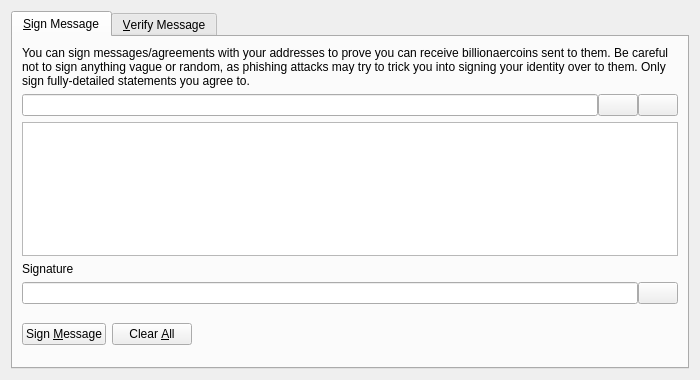
<?xml version="1.0" encoding="UTF-8"?>
<ui version="4.0">
 <class>SignVerifyMessageDialog</class>
 <widget class="QDialog" name="SignVerifyMessageDialog">
  <property name="geometry">
   <rect>
    <x>0</x>
    <y>0</y>
    <width>700</width>
    <height>380</height>
   </rect>
  </property>
  <property name="windowTitle">
   <string>Signatures - Sign / Verify a Message</string>
  </property>
  <property name="modal">
   <bool>true</bool>
  </property>
  <layout class="QVBoxLayout" name="verticalLayout">
   <item>
    <widget class="QTabWidget" name="tabWidget">
     <property name="currentIndex">
      <number>0</number>
     </property>
     <widget class="QWidget" name="tabSignMessage">
      <attribute name="title">
       <string>&amp;Sign Message</string>
      </attribute>
      <layout class="QVBoxLayout" name="verticalLayout_SM">
       <item>
        <widget class="QLabel" name="infoLabel_SM">
         <property name="text">
          <string>You can sign messages/agreements with your addresses to prove you can receive billionaercoins sent to them. Be careful not to sign anything vague or random, as phishing attacks may try to trick you into signing your identity over to them. Only sign fully-detailed statements you agree to.</string>
         </property>
         <property name="textFormat">
          <enum>Qt::PlainText</enum>
         </property>
         <property name="wordWrap">
          <bool>true</bool>
         </property>
        </widget>
       </item>
       <item>
        <layout class="QHBoxLayout" name="horizontalLayout_1_SM">
         <property name="spacing">
          <number>0</number>
         </property>
         <item>
          <widget class="QValidatedLineEdit" name="addressIn_SM">
           <property name="toolTip">
            <string>The BillionaerCoin address to sign the message with</string>
           </property>
          </widget>
         </item>
         <item>
          <widget class="QPushButton" name="addressBookButton_SM">
           <property name="toolTip">
            <string>Choose previously used address</string>
           </property>
           <property name="text">
            <string/>
           </property>
           <property name="icon">
            <iconset resource="../bitcoin.qrc">
             <normaloff>:/icons/address-book</normaloff>:/icons/address-book</iconset>
           </property>
           <property name="shortcut">
            <string>Alt+A</string>
           </property>
           <property name="autoDefault">
            <bool>false</bool>
           </property>
          </widget>
         </item>
         <item>
          <widget class="QPushButton" name="pasteButton_SM">
           <property name="toolTip">
            <string>Paste address from clipboard</string>
           </property>
           <property name="text">
            <string/>
           </property>
           <property name="icon">
            <iconset resource="../bitcoin.qrc">
             <normaloff>:/icons/editpaste</normaloff>:/icons/editpaste</iconset>
           </property>
           <property name="shortcut">
            <string>Alt+P</string>
           </property>
           <property name="autoDefault">
            <bool>false</bool>
           </property>
          </widget>
         </item>
        </layout>
       </item>
       <item>
        <widget class="QPlainTextEdit" name="messageIn_SM">
         <property name="toolTip">
          <string>Enter the message you want to sign here</string>
         </property>
        </widget>
       </item>
       <item>
        <widget class="QLabel" name="signatureLabel_SM">
         <property name="text">
          <string>Signature</string>
         </property>
         <property name="textFormat">
          <enum>Qt::PlainText</enum>
         </property>
        </widget>
       </item>
       <item>
        <layout class="QHBoxLayout" name="horizontalLayout_2_SM">
         <property name="spacing">
          <number>0</number>
         </property>
         <item>
          <widget class="QLineEdit" name="signatureOut_SM">
           <property name="font">
            <font>
             <italic>true</italic>
            </font>
           </property>
           <property name="readOnly">
            <bool>true</bool>
           </property>
          </widget>
         </item>
         <item>
          <widget class="QPushButton" name="copySignatureButton_SM">
           <property name="toolTip">
            <string>Copy the current signature to the system clipboard</string>
           </property>
           <property name="text">
            <string/>
           </property>
           <property name="icon">
            <iconset resource="../bitcoin.qrc">
             <normaloff>:/icons/editcopy</normaloff>:/icons/editcopy</iconset>
           </property>
           <property name="autoDefault">
            <bool>false</bool>
           </property>
          </widget>
         </item>
        </layout>
       </item>
       <item>
        <layout class="QHBoxLayout" name="horizontalLayout_3_SM">
         <item>
          <widget class="QPushButton" name="signMessageButton_SM">
           <property name="toolTip">
            <string>Sign the message to prove you own this BillionaerCoin address</string>
           </property>
           <property name="text">
            <string>Sign &amp;Message</string>
           </property>
           <property name="icon">
            <iconset resource="../bitcoin.qrc">
             <normaloff>:/icons/edit</normaloff>:/icons/edit</iconset>
           </property>
           <property name="autoDefault">
            <bool>false</bool>
           </property>
          </widget>
         </item>
         <item>
          <widget class="QPushButton" name="clearButton_SM">
           <property name="toolTip">
            <string>Reset all sign message fields</string>
           </property>
           <property name="text">
            <string>Clear &amp;All</string>
           </property>
           <property name="icon">
            <iconset resource="../bitcoin.qrc">
             <normaloff>:/icons/remove</normaloff>:/icons/remove</iconset>
           </property>
           <property name="autoDefault">
            <bool>false</bool>
           </property>
          </widget>
         </item>
         <item>
          <spacer name="horizontalSpacer_1_SM">
           <property name="orientation">
            <enum>Qt::Horizontal</enum>
           </property>
           <property name="sizeHint" stdset="0">
            <size>
             <width>40</width>
             <height>48</height>
            </size>
           </property>
          </spacer>
         </item>
         <item>
          <widget class="QLabel" name="statusLabel_SM">
           <property name="font">
            <font>
             <weight>75</weight>
             <bold>true</bold>
            </font>
           </property>
           <property name="text">
            <string/>
           </property>
           <property name="wordWrap">
            <bool>true</bool>
           </property>
          </widget>
         </item>
         <item>
          <spacer name="horizontalSpacer_2_SM">
           <property name="orientation">
            <enum>Qt::Horizontal</enum>
           </property>
           <property name="sizeHint" stdset="0">
            <size>
             <width>40</width>
             <height>48</height>
            </size>
           </property>
          </spacer>
         </item>
        </layout>
       </item>
      </layout>
     </widget>
     <widget class="QWidget" name="tabVerifyMessage">
      <attribute name="title">
       <string>&amp;Verify Message</string>
      </attribute>
      <layout class="QVBoxLayout" name="verticalLayout_VM">
       <item>
        <widget class="QLabel" name="infoLabel_VM">
         <property name="text">
          <string>Enter the receiver's address, message (ensure you copy line breaks, spaces, tabs, etc. exactly) and signature below to verify the message. Be careful not to read more into the signature than what is in the signed message itself, to avoid being tricked by a man-in-the-middle attack. Note that this only proves the signing party receives with the address, it cannot prove sendership of any transaction!</string>
         </property>
         <property name="textFormat">
          <enum>Qt::PlainText</enum>
         </property>
         <property name="alignment">
          <set>Qt::AlignLeading|Qt::AlignLeft|Qt::AlignTop</set>
         </property>
         <property name="wordWrap">
          <bool>true</bool>
         </property>
        </widget>
       </item>
       <item>
        <layout class="QHBoxLayout" name="horizontalLayout_1_VM">
         <property name="spacing">
          <number>0</number>
         </property>
         <item>
          <widget class="QValidatedLineEdit" name="addressIn_VM">
           <property name="toolTip">
            <string>The BillionaerCoin address the message was signed with</string>
           </property>
          </widget>
         </item>
         <item>
          <widget class="QPushButton" name="addressBookButton_VM">
           <property name="toolTip">
            <string>Choose previously used address</string>
           </property>
           <property name="text">
            <string/>
           </property>
           <property name="icon">
            <iconset resource="../bitcoin.qrc">
             <normaloff>:/icons/address-book</normaloff>:/icons/address-book</iconset>
           </property>
           <property name="shortcut">
            <string>Alt+A</string>
           </property>
           <property name="autoDefault">
            <bool>false</bool>
           </property>
          </widget>
         </item>
        </layout>
       </item>
       <item>
        <widget class="QPlainTextEdit" name="messageIn_VM"/>
       </item>
       <item>
        <widget class="QValidatedLineEdit" name="signatureIn_VM"/>
       </item>
       <item>
        <layout class="QHBoxLayout" name="horizontalLayout_2_VM">
         <item>
          <widget class="QPushButton" name="verifyMessageButton_VM">
           <property name="toolTip">
            <string>Verify the message to ensure it was signed with the specified BillionaerCoin address</string>
           </property>
           <property name="text">
            <string>Verify &amp;Message</string>
           </property>
           <property name="icon">
            <iconset resource="../bitcoin.qrc">
             <normaloff>:/icons/transaction_0</normaloff>:/icons/transaction_0</iconset>
           </property>
           <property name="autoDefault">
            <bool>false</bool>
           </property>
          </widget>
         </item>
         <item>
          <widget class="QPushButton" name="clearButton_VM">
           <property name="toolTip">
            <string>Reset all verify message fields</string>
           </property>
           <property name="text">
            <string>Clear &amp;All</string>
           </property>
           <property name="icon">
            <iconset resource="../bitcoin.qrc">
             <normaloff>:/icons/remove</normaloff>:/icons/remove</iconset>
           </property>
           <property name="autoDefault">
            <bool>false</bool>
           </property>
          </widget>
         </item>
         <item>
          <spacer name="horizontalSpacer_1_VM">
           <property name="orientation">
            <enum>Qt::Horizontal</enum>
           </property>
           <property name="sizeHint" stdset="0">
            <size>
             <width>40</width>
             <height>48</height>
            </size>
           </property>
          </spacer>
         </item>
         <item>
          <widget class="QLabel" name="statusLabel_VM">
           <property name="font">
            <font>
             <weight>75</weight>
             <bold>true</bold>
            </font>
           </property>
           <property name="text">
            <string/>
           </property>
           <property name="wordWrap">
            <bool>true</bool>
           </property>
          </widget>
         </item>
         <item>
          <spacer name="horizontalSpacer_2_VM">
           <property name="orientation">
            <enum>Qt::Horizontal</enum>
           </property>
           <property name="sizeHint" stdset="0">
            <size>
             <width>40</width>
             <height>48</height>
            </size>
           </property>
          </spacer>
         </item>
        </layout>
       </item>
      </layout>
     </widget>
    </widget>
   </item>
  </layout>
 </widget>
 <customwidgets>
  <customwidget>
   <class>QValidatedLineEdit</class>
   <extends>QLineEdit</extends>
   <header>qvalidatedlineedit.h</header>
  </customwidget>
 </customwidgets>
 <resources>
  <include location="../bitcoin.qrc"/>
 </resources>
 <connections/>
</ui>
